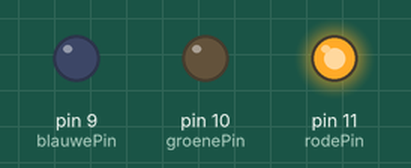
A sketch run on a simulated Arduino Uno, built with avr-gcc and run on an emulated ATmega328P. Parts: output pins drawn as LEDs (lit = HIGH).

Above: at 0.2 s.
At 0.7 s:
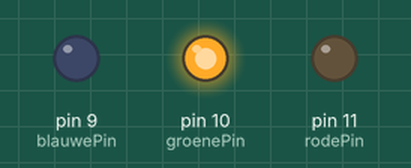
At 2.7 s:
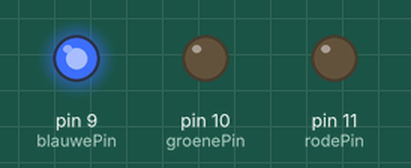
Timing chart, 0 to 3.5 s (numbered marks = the images above):
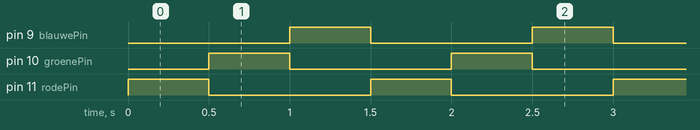

Measured:
- by itself, pin 9 (blauwePin), pin 10 (groenePin), pin 11 (rodePin): alternates HIGH for 0.50 s and LOW for 1.0 s
- by itself, everything shown: repeats every 1.5 s, in 4 steps

The sketch:

POC_5.1.2.ino
```cpp
// Rode LED in pin 11, groene in 10, blauwe in 9
const int rodePin = 11;
const int groenePin = 10;
const int blauwePin = 9;

// alle LEDs zijn een output
void setup() {
  pinMode(rodePin, OUTPUT);
  pinMode(groenePin, OUTPUT);
  pinMode(blauwePin, OUTPUT);
}

void loop() {
  // Rode LED aan
  digitalWrite(rodePin, HIGH);
  // Even wachten
  delay(500);
  // Rode uit, groene aan
  digitalWrite(rodePin, LOW);
  digitalWrite(groenePin, HIGH);
  // Even wachten
  delay(500);
  // Groene uit, blauwe aan
  digitalWrite(groenePin, LOW);
  digitalWrite(blauwePin, HIGH);
  // Weer even wachten
  delay(500);
  // blauwe uit, rode weer aan
  digitalWrite(blauwePin, LOW);
}
```
